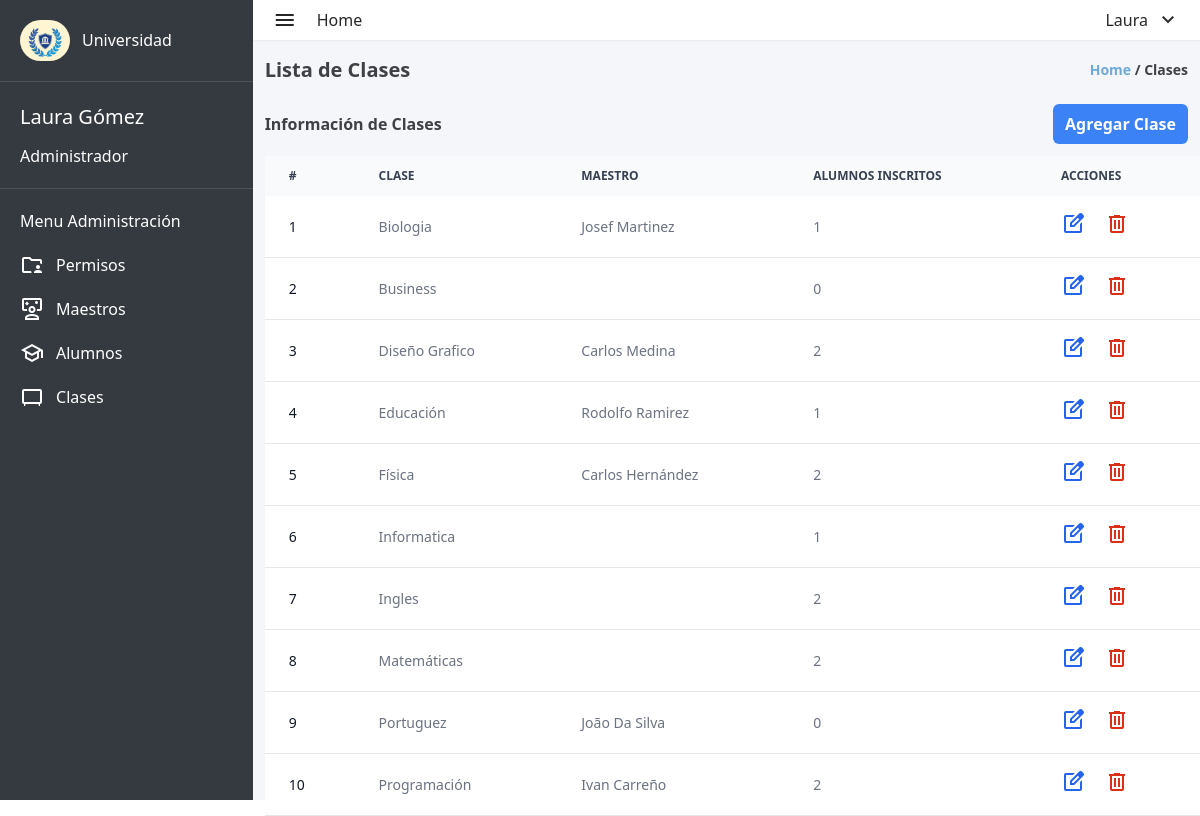
/views/admin/admin_clases.php (signed in), run on the app's committed database.
### tables this page shows
CREATE TABLE `usuarios` (
  `user_id` int(11) NOT NULL,
  `matricula` int(10) DEFAULT NULL,
  `nombre` varchar(100) DEFAULT NULL,
  `apellido` varchar(100) DEFAULT NULL,
  `correo_electronico` varchar(100) DEFAULT NULL,
  `contrasena` varchar(255) DEFAULT NULL,
  `direccion` varchar(100) DEFAULT NULL,
  `fecha_nacimiento` date DEFAULT NULL,
  `rol` enum('ADMIN','MAESTRO','ALUMNO') DEFAULT NULL,
  `materia_asignada` varchar(100) DEFAULT '0',
  `materias_inscritas` text DEFAULT NULL
);

CREATE TABLE `materias` (
  `id_materia` int(11) NOT NULL,
  `nombre` varchar(100) DEFAULT NULL
);

### views/admin/admin_clases.php (the view, shortened to what this page needs)
<?php
require_once "../../database/database.php";
$user_id = $_SESSION['id'];
$sql = "SELECT  nombre, apellido FROM usuarios WHERE user_id = '$user_id'";
$result = mysqli_query($conexion, $sql);
$row = mysqli_fetch_assoc($result);
if ($row) {
    $nombre = $row['nombre'];
    $apellido = $row['apellido'];
} else {
    echo "No se encontraron datos para el usuario con el ID proporcionado.";
}
?>
<!DOCTYPE html>
<html lang="en">
<head>
    <link rel="stylesheet" href="../../styles.css">
</head>
<body>
    <div class="w-screen h-screen flex bg-lightgray">
        <aside class="w-80 h-full bg-dark">
            <div class="flex items-center gap-3 p-5">
                <img class="rounded-full" src="../../assets/logo-aside.jpg" alt="university-logo" width="50px" height="60px">
                <span class="text-white font-medium">Universidad</span>
            </div>
            <div style="width: 100%; height: 1px; background-color: #4c5157; "></div>
            <div class="text-white flex flex-col p-5 gap-3">
                <span style="font-size: 20px;"><?php echo $nombre . ' ' . $apellido; ?></span>
                <span>Administrador</span>
            </div>
            <div style="width: 100%; height: 1px; background-color: #4c5157; "></div>
            <div class="text-white flex flex-col gap-5 p-5">
                <p>Menu Administración</p>
                <div>
                    <a href="admin_permisos.php" class="flex items-center gap-3 ">
                        <span class="material-symbols-outlined ">
                        </span>
                        <span>Permisos</span>
                    </a>
                </div>
                <div>
                    <a href="admin_maestros.php" class="flex items-center gap-3 ">
                        <span class="material-symbols-outlined">
                        </span>
                        <span>Maestros</span>
                    </a>
                </div>
                <div>
                    <a href="admin_alumnos.php" class="flex items-center gap-3 ">
                        <span class="material-symbols-outlined">
                        </span>
                        <span>Alumnos</span>
                    </a>
                </div>
                <div>
                    <a href="admin_clases.php" class="flex items-center gap-3 ">
                        <span class="material-symbols-outlined">
                        </span>
                        <span>Clases</span>
                    </a>
                </div>
            </div>
        </aside>
        <div class="w-full flex flex-col">
            <header class="w-full flex items-center justify-between h-10 p-5 bg-white shadow-sm">
                <div class="flex items-center gap-5">
                    <span class="material-symbols-outlined text-zinc-800">
                    </span>
                    <a href="admin_dashboard.php"><span class="text-zinc-800 ">
                            Home
                        </span></a>
                </div>
                <nav>
                    <li class="flex items-center gap-2 text-zinc-800 cursor-pointer" onclick="toggleLogoutMenu()">
                        <?php echo $nombre ?>
                        <ul class="flex flex-col">
                            <span class="material-symbols-outlined">
                            </span>
                    </li>
                </nav>
            </header>
            <div class="h-full pl-3">
                <div class="w-full flex items-center justify-between pr-3 mt-4 mb-5">
                    <h1 class="font-bold text-zinc-700 text-xl ">Lista de Clases</h1>
                    <p class="font-semibold text-sm text-zinc-700"><span class="text-myblue">Home</span> / Clases
                    </p>
                </div>
                <div class="w-full flex items-center justify-between mb-3 pr-3">
                    <span class="font-semibold text-zinc-700">Información de Clases</span>
                    <a href="create_clases.php"><button class="text-white font-semibold p-2 px-3 bg-blue-500 rounded-md self-end">
                            Agregar Clase
                        </button></a>
                </div>
                <div>
                    <table class="w-full text-sm text-left text-gray-500 dark:text-gray-400">
                        <thead class="text-xs text-gray-700 uppercase bg-gray-50 dark:bg-gray-700 dark:text-gray-400">
                            <tr>
                                <th scope="col" class="px-6 py-3">
                                    #
                                </th>
                                <th scope="col" class="px-6 py-3">
                                    Clase
                                </th>
                                <th scope="col" class="px-6 py-3">
                                    Maestro
                                </th>
                                <th scope="col" class="px-6 py-3">
                                    Alumnos Inscritos
                                </th>
                                <th scope="col" class="px-6 py-3">
                                    Acciones
                                </th>
                            </tr>
                        </thead>
                        <tbody>
                            <?php
                            $consulta = "SELECT m.nombre, m.id_materia, CONCAT(u.nombre, ' ', u.apellido) AS profesor, COUNT(mi.id_alumno) AS num_alumnos FROM materias m
                            LEFT JOIN usuarios u ON m.id_materia = u.materia_asignada AND u.rol = 'MAESTRO'
                            LEFT JOIN materias_inscritas mi ON m.id_materia = mi.id_materia
                            GROUP BY m.nombre, u.nombre";
                            $resultado = $conexion->query($consulta);
                            if ($resultado->num_rows > 0) {
                                $contador = 1;
                                while ($row = $resultado->fetch_assoc()) {
                                    echo '<tr class="bg-white border-b dark:bg-gray-900 dark:border-gray-700">
        <td class="px-6 py-4 font-medium text-gray-900 whitespace-nowrap dark:text-white">' . $contador . '</td>
        <td class="px-6 py-4">' . $row['nombre'] . '</td>
        <td class="px-6 py-4">' . $row['profesor'] . '</td>
        <td class="px-6 py-4">' . $row['num_alumnos'] . '</td>
        <td class="px-6 py-4 flex gap-5 items-center">
            <a href="edit_clases.php?id=' . $row['id_materia'] . '" class="font-medium text-blue-600 dark:text-blue-500 ">
                <span class="material-symbols-outlined">
                    edit_square
                </span>
            </a>
            <a href="delete_clases.php?id=' . $row['id_materia'] . '" class="font-medium" class="font-medium">
                <span class="material-symbols-outlined" style="color: #Dc2f19;">
                    delete
                </span>
            </a>
        </td>
      </tr>';
                                    $contador++;
                                }
                            } else {
                                echo "No hay materias disponibles.";
                            }
                            ?>
                        </tbody>
                    </table>
                </div>
            </div>
        </div>
    </div>
</body>
</html>

### styles.css (style rules this page uses)
html { line-height: 1.5; -webkit-text-size-adjust: 100%; -moz-tab-size: 4; -o-tab-size: 4; tab-size: 4; font-family: ui-sans-serif, system-ui, -apple-system, BlinkMacSystemFont, "Segoe UI", Roboto, "Helvetica Neue", Arial, "Noto Sans", sans-serif, "Apple Color Emoji", "Segoe UI Emoji", "Segoe UI Symbol", "Noto Color Emoji"; font-feature-settings: normal; font-variation-settings: normal; }
body { margin: 0; line-height: inherit; }
h1, h2, h3, h4, h5, h6 { font-size: inherit; font-weight: inherit; }
a { color: inherit; text-decoration: inherit; }
table { text-indent: 0; border-color: inherit; border-collapse: collapse; }
button, input, optgroup, select, textarea { font-family: inherit; font-feature-settings: inherit; font-variation-settings: inherit; font-size: 100%; font-weight: inherit; line-height: inherit; color: inherit; margin: 0; padding: 0; }
button, select { text-transform: none; }
button, [type='button'], [type='reset'], [type='submit'] { -webkit-appearance: button; background-color: transparent; background-image: none; }
blockquote, dl, dd, h1, h2, h3, h4, h5, h6, hr, figure, p, pre { margin: 0; }
ol, ul, menu { list-style: none; margin: 0; padding: 0; }
button, [role="button"] { cursor: pointer; }
img, svg, video, canvas, audio, iframe, embed, object { display: block; vertical-align: middle; }
img, video { max-width: 100%; height: auto; }
.mb-3 { margin-bottom: 0.75rem; }
.mb-5 { margin-bottom: 1.25rem; }
.mt-4 { margin-top: 1rem; }
.flex { display: flex; }
.h-10 { height: 2.5rem; }
.h-full { height: 100%; }
.h-screen { height: 100vh; }
.w-80 { width: 20rem; }
.w-full { width: 100%; }
.w-screen { width: 100vw; }
.cursor-pointer { cursor: pointer; }
.flex-col { flex-direction: column; }
.items-center { align-items: center; }
.justify-between { justify-content: space-between; }
.gap-2 { gap: 0.5rem; }
.gap-3 { gap: 0.75rem; }
.gap-5 { gap: 1.25rem; }
.self-end { align-self: flex-end; }
.whitespace-nowrap { white-space: nowrap; }
.rounded-full { border-radius: 9999px; }
.rounded-md { border-radius: 0.375rem; }
.border-b { border-bottom-width: 1px; }
.bg-blue-500 { --tw-bg-opacity: 1; background-color: rgb(59 130 246 / var(--tw-bg-opacity)); }
.bg-dark { --tw-bg-opacity: 1; background-color: rgb(53 58 64 / var(--tw-bg-opacity)); }
.bg-gray-50 { --tw-bg-opacity: 1; background-color: rgb(249 250 251 / var(--tw-bg-opacity)); }
.bg-lightgray { --tw-bg-opacity: 1; background-color: rgb(245 246 250 / var(--tw-bg-opacity)); }
.bg-white { --tw-bg-opacity: 1; background-color: rgb(255 255 255 / var(--tw-bg-opacity)); }
.p-2 { padding: 0.5rem; }
.p-5 { padding: 1.25rem; }
.px-3 { padding-left: 0.75rem; padding-right: 0.75rem; }
.px-6 { padding-left: 1.5rem; padding-right: 1.5rem; }
.py-3 { padding-top: 0.75rem; padding-bottom: 0.75rem; }
.py-4 { padding-top: 1rem; padding-bottom: 1rem; }
.pl-3 { padding-left: 0.75rem; }
.pr-3 { padding-right: 0.75rem; }
.text-left { text-align: left; }
.text-sm { font-size: 0.875rem; line-height: 1.25rem; }
.text-xl { font-size: 1.25rem; line-height: 1.75rem; }
.text-xs { font-size: 0.75rem; line-height: 1rem; }
.font-bold { font-weight: 700; }
.font-medium { font-weight: 500; }
.font-semibold { font-weight: 600; }
.uppercase { text-transform: uppercase; }
.text-blue-600 { --tw-text-opacity: 1; color: rgb(37 99 235 / var(--tw-text-opacity)); }
.text-gray-500 { --tw-text-opacity: 1; color: rgb(107 114 128 / var(--tw-text-opacity)); }
.text-gray-700 { --tw-text-opacity: 1; color: rgb(55 65 81 / var(--tw-text-opacity)); }
.text-gray-900 { --tw-text-opacity: 1; color: rgb(17 24 39 / var(--tw-text-opacity)); }
.text-myblue { --tw-text-opacity: 1; color: rgb(110 169 215 / var(--tw-text-opacity)); }
.text-white { --tw-text-opacity: 1; color: rgb(255 255 255 / var(--tw-text-opacity)); }
.text-zinc-700 { --tw-text-opacity: 1; color: rgb(63 63 70 / var(--tw-text-opacity)); }
.text-zinc-800 { --tw-text-opacity: 1; color: rgb(39 39 42 / var(--tw-text-opacity)); }
.shadow-sm { --tw-shadow: 0 1px 2px 0 rgb(0 0 0 / 0.05); --tw-shadow-colored: 0 1px 2px 0 var(--tw-shadow-color); box-shadow: var(--tw-ring-offset-shadow, 0 0 #0000), var(--tw-ring-shadow, 0 0 #0000), var(--tw-shadow); }

### data on the page
usuarios: nombre "Laura", apellido "Gómez"
materias: nombre "Biologia", profesor "Josef Martinez", num_alumnos "1"
materias: nombre "Business", num_alumnos "0"
materias: nombre "Diseño Grafico", profesor "Carlos Medina", num_alumnos "2"
materias: nombre "Educación", profesor "Rodolfo Ramirez", num_alumnos "1"
materias: nombre "Física", profesor "Carlos Hernández", num_alumnos "2"
materias: nombre "Informatica", num_alumnos "1"
materias: nombre "Ingles", num_alumnos "2"
materias: nombre "Matemáticas", num_alumnos "2"
materias: nombre "Portuguez", profesor "João Da Silva", num_alumnos "0"
materias: nombre "Programación", profesor "Ivan Carreño", num_alumnos "2"
